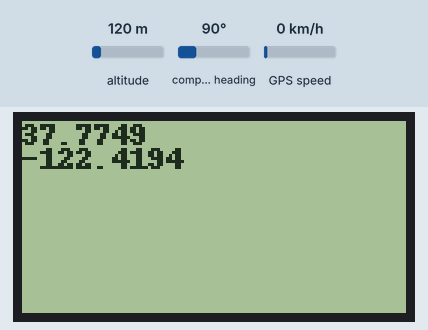
The program below on a simulated Arduino Uno, built with avr-gcc and run on an emulated ATmega328P. Parts: 128×64 one-colour display. The test bench sets the inputs (shaded band); at power-on: altitude 120 m, compass heading 90°, GPS speed 0 km/h. The GPS gets a fix after 3 s at 37.7749, -122.4194 with 8 satellites.

Above: at 4.2 s.

The program:

main.cpp
```cpp
//Make sure to install the adafruit GPS library from https://github.com/adafruit/Adafruit-GPS-Library

#include "Arduino.h"
#include <Adafruit_GPS.h>   //Load the GPS Library. Make sure you have installed the library form the adafruit site above
#include <SoftwareSerial.h> //Load the Software Serial Library. This library in effect gives the arduino additional serial ports
#include <U8glib.h>

SoftwareSerial mySerial(3, 2); //Initialize SoftwareSerial, and tell it you will be connecting through pins 2 and 3
Adafruit_GPS GPS(&mySerial);   //Create GPS object

String NMEA1; //We will use this variable to hold our first NMEA sentence
String NMEA2; //We will use this variable to hold our second NMEA sentence
char c;       //Used to read the characters spewing from the GPS module

void readGPS();
void clearGPS();

U8GLIB_ST7920_128X64_1X u8g(12, 11, 10); // Enable, RW , RS

void setup()
{
  Serial.begin(9600);                           //Turn on the Serial Monitor
  GPS.begin(9600);                              //Turn GPS on at baud rate of 9600
  GPS.sendCommand("$PGCMD,33,0*6D");            // Turn Off GPS Antenna Update
  GPS.sendCommand(PMTK_SET_NMEA_OUTPUT_RMCGGA); //Tell GPS we want only $GPRMC and $GPGGA NMEA sentences
  GPS.sendCommand(PMTK_SET_NMEA_UPDATE_1HZ);    // 1 Hz update rate
  delay(1000);                                  //Pause
  u8g.setColorIndex(1);                         // pixel on
}

void loop() // run over and over again
{
  readGPS(); //This is a function we define below which reads two NMEA sentences from GPS
}
void readGPS()
{             //This function will read and remember two NMEA sentences from GPS
  clearGPS(); //Serial port probably has old or corrupt data, so begin by clearing it all out
  while (!GPS.newNMEAreceived())
  {                 //Keep reading characters in this loop until a good NMEA sentence is received
    c = GPS.read(); //read a character from the GPS
  }
  GPS.parse(GPS.lastNMEA()); //Once you get a good NMEA, parse it
  NMEA1 = GPS.lastNMEA();    //Once parsed, save NMEA sentence into NMEA1
  while (!GPS.newNMEAreceived())
  { //Go out and get the second NMEA sentence, should be different type than the first one read above.
    c = GPS.read();
  }
  GPS.parse(GPS.lastNMEA());
  NMEA2 = GPS.lastNMEA();
  //Serial.println(NMEA1);
  //Serial.println(NMEA2);
  //Serial.println("");

  //if(GPS.fix==1)
  //{
  u8g.firstPage();
  do
  {
    u8g.setFont(u8g_font_courB08);
    //u8g.drawStr(0, 8, "latitude : ");
    u8g.drawStr(0, 8, String(GPS.latitudeDegrees, 4).c_str());

    //u8g.drawStr(0, 16, "longitude : ");
    u8g.drawStr(0, 16, String(GPS.longitudeDegrees, 4).c_str());

  } while (u8g.nextPage());

  /*Serial.print("latitude : ");
    Serial.print(GPS.latitude, 4);
    Serial.println(GPS.lat);*/
  //}
}
void clearGPS()
{ //Since between GPS reads, we still have data streaming in, we need to clear the old data by reading a few sentences, and discarding these
  while (!GPS.newNMEAreceived())
  {
    c = GPS.read();
  }
  GPS.parse(GPS.lastNMEA());
  while (!GPS.newNMEAreceived())
  {
    c = GPS.read();
  }
  GPS.parse(GPS.lastNMEA());
}
```
